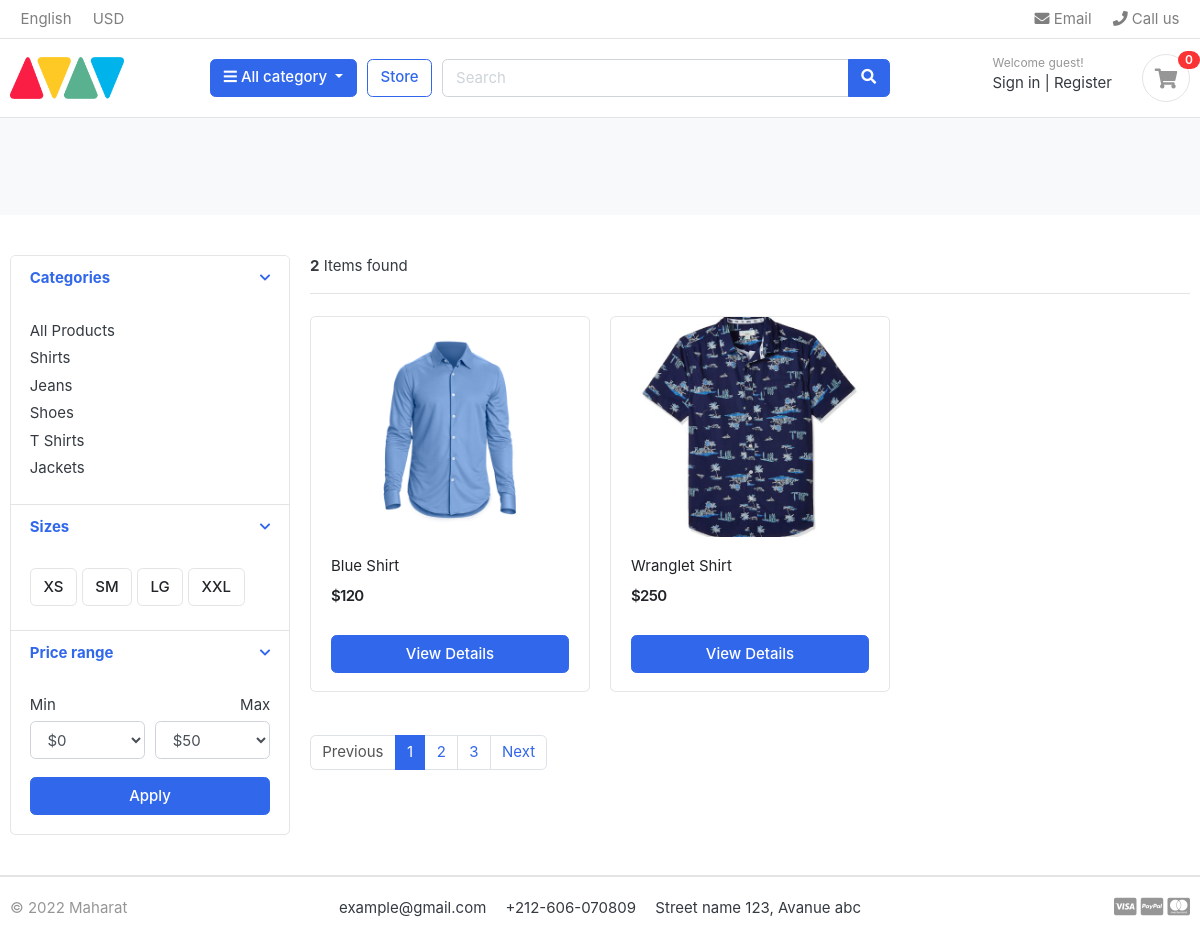
Screenshot of /store/shirts with the database file from the repository.
### category/models.py (models this page shows, shortened)
class Category(models.Model):
    category_name = models.CharField(max_length=100)
    slug = models.SlugField(max_length=100, unique=True)
    description = models.TextField(max_length=500)
    images = models.ImageField(upload_to='photos/categories')
    class Meta:
        verbose_name = "category"
        verbose_name_plural = "categories"

### store/models.py (models this page shows, shortened)
class Product(models.Model):
    product_name = models.CharField(max_length=100)
    slug = models.SlugField(max_length=100)
    description = models.TextField(max_length=500)
    images = models.ImageField(upload_to='photos/products')
    stock = models.IntegerField()
    is_available = models.BooleanField(default=True)
    price = models.IntegerField()
    date_created = models.DateTimeField(auto_now_add=True)
    date_modified = models.DateTimeField(auto_now=True)
    category = models.ForeignKey(Category, on_delete=models.CASCADE)

### store/views.py (the view)
# urls.py: path('store/', include('store.urls')),
def store(request, catslug=None):
    if catslug != None:
        products = Product.objects.filter(category__slug=catslug)
    else:
        products = Product.objects.all()
    product_count = products.count()
    context = {
        'products': products,
        'product_count': product_count
    }
    return render(request, 'store/store.html', context)

### carts/context_processors.py (called while the page is built)
def cart_count(request):
  cart_items_count = 0
  try:
    cart = Cart.objects.get(cart_id=get_session_key(request))
    cart_items = CartItem.objects.filter(cart=cart)
    for cart_item in cart_items:
      cart_items_count += cart_item.quantity
  except Cart.DoesNotExist:
    pass
  return {'cart_count': cart_items_count}

### carts/views.py (called while the page is built)
def get_session_key(request):
  cart_id = request.session.session_key
  if not cart_id:
    cart_id = request.session.create()
  return cart_id

### category/context_processors.py (called while the page is built)
def categories_menu(request):
  categories = Category.objects.all()
  context = {
    'categories': categories
  }
  return context

### templates/store/store.html (shortened to what this page needs)
{% extends "base.html" %}
{% load static %}
{% block content %}
<section class="section-pagetop bg">
    </section>
    <section class="section-content padding-y">
    <div class="container">
    <div class="row">
        <aside class="col-md-3">
    <div class="card">
        <article class="filter-group">
            <header class="card-header">
                <a href="#" data-toggle="collapse" data-target="#collapse_1" aria-expanded="true" class="">
                    <i class="icon-control fa fa-chevron-down"></i>
                    <h6 class="title">Categories</h6>
                </a>
            </header>
            <div class="filter-content collapse show" id="collapse_1" style="">
                <div class="card-body">
                    <ul class="list-menu">
                        <li><a href="{% url 'store' %}">All Products  </a></li>
                        {% for category in categories %}
                        <li><a href="{% url 'store_by_category' category.slug %}">{{category.category_name}}  </a></li>
                        {% endfor %}
                    </ul>
                </div>
            </div>
        </article>
        <article class="filter-group">
            <header class="card-header">
                <a href="#" data-toggle="collapse" data-target="#collapse_4" aria-expanded="true" class="">
                    <i class="icon-control fa fa-chevron-down"></i>
                    <h6 class="title">Sizes </h6>
                </a>
            </header>
            <div class="filter-content collapse show" id="collapse_4" style="">
                <div class="card-body">
                  <label class="checkbox-btn">
                    <span class="btn btn-light"> XS </span>
                  </label>
                  <label class="checkbox-btn">
                    <span class="btn btn-light"> SM </span>
                  </label>
                  <label class="checkbox-btn">
                    <span class="btn btn-light"> LG </span>
                  </label>
                  <label class="checkbox-btn">
                    <span class="btn btn-light"> XXL </span>
                  </label>
            </div>
            </div>
        </article>
        <article class="filter-group">
            <header class="card-header">
                <a href="#" data-toggle="collapse" data-target="#collapse_3" aria-expanded="true" class="">
                    <i class="icon-control fa fa-chevron-down"></i>
                    <h6 class="title">Price range </h6>
                </a>
            </header>
            <div class="filter-content collapse show" id="collapse_3" style="">
                <div class="card-body">
                    <div class="form-row">
                    <div class="form-group col-md-6">
                      <label>Min</label>
                          <select class="mr-2 form-control">
                            <option value="0">$0</option>
                        </select>
                    </div>
                    <div class="form-group text-right col-md-6">
                      <label>Max</label>
                          <select class="mr-2 form-control">
                            <option value="50">$50</option>
                        </select>
                    </div>
                    </div>
                    <button class="btn btn-block btn-primary">Apply</button>
                </div>
            </div>
        </article>
    </div>
        </aside>
        <main class="col-md-9">
    <header class="border-bottom mb-4 pb-3">
            <div class="form-inline">
                <span class="mr-md-auto"><b>{{product_count}}</b> Items found </span>
            </div>
    </header>
    <div class="row">
        {% for product in products %}
        <div class="col-md-4">
            <figure class="card card-product-grid">
                <div class="img-wrap">
                    <img src="{{product.images.url}}">
                </div>
                <figcaption class="info-wrap">
                    <div class="fix-height">
                        <a href="{% url 'product_details' product.category.slug product.slug %}" class="title">{{product.product_name}}</a>
                        <div class="price-wrap mt-2">
                            <span class="price">${{product.price}}</span>
                        </div>
                    </div>
                    <a href="{% url 'product_details' product.category.slug product.slug %}" class="btn btn-block btn-primary">View Details </a>
                </figcaption>
            </figure>
        </div>
        {% endfor %}
    </div>
    <nav class="mt-4" aria-label="Page navigation sample">
      <ul class="pagination">
        <li class="page-item disabled"><a class="page-link" href="#">Previous</a></li>
        <li class="page-item active"><a class="page-link" href="#">1</a></li>
        <li class="page-item"><a class="page-link" href="#">2</a></li>
        <li class="page-item"><a class="page-link" href="#">3</a></li>
        <li class="page-item"><a class="page-link" href="#">Next</a></li>
      </ul>
    </nav>
        </main>
    </div>
    </div>
    </section>
{% endblock %}

### static/css/ui.css (style rules this page uses)
html { font-family: "Inter", sans-serif; font-size: 15px; }
.img-wrap { text-align: center; display: block; }
.img-wrap img { max-width: 100%; }
.price-wrap { letter-spacing: -0.7px; }
.padding-y { padding-top: 40px; padding-bottom: 40px; }
figure { margin-bottom: 0; }
article:after, .form-group:after { display: block; clear: both; content: ""; }
.bg { background-color: #f8f9fa; }
.btn-light { background-color: #fff; border-color: #e4e4e4; }
[class*=list-] li:after { visibility: hidden; display: block; content: ""; overflow: hidden; height: 0; clear: both; }
.list-menu { list-style: none; margin: 0; padding-left: 0; }
.list-menu li { margin-bottom: 5px; }
.list-menu a { color: #343a40; }
[class*=card-product] a.title { color: #212529; display: block; }
[class*=card-product] .img-wrap { overflow: hidden; position: relative; }
[class*=card-product] .img-wrap img { height: 100%; max-width: 100%; width: auto; display: inline-block; -o-object-fit: cover; object-fit: cover; }
.card-product-grid { margin-bottom: 20px; }
.card-product-grid .img-wrap { border-radius: 0.2rem 0.2rem 0 0; height: 220px; }
.card-product-grid .info-wrap { overflow: hidden; padding: 18px 20px; }
.card-product-grid .fix-height { height: 80px; overflow: hidden; }
.card .img-wrap { overflow: hidden; }
.price { font-weight: 600; color: #212529; }
.icon-control { margin-top: 5px; float: right; font-size: 80%; }
.card-header .title { margin-bottom: 0; line-height: 1.5; }
.filter-group { border-bottom: 1px solid #e4e4e4; }
.filter-group .card-header { border-bottom: 0; }
.filter-group:last-child { border-bottom: 0; }
.checkbox-btn { position: relative; }
.section-pagetop { padding: 45px 0; }

### rows the page displays
Category: category_name "Shirts"
Category: category_name "Jeans"
Category: category_name "Shoes"
Category: category_name "T Shirts"
Category: category_name "Jackets"
Product: images (picture), product_name "Blue Shirt", price "120"
Product: images (picture), product_name "Wranglet Shirt", price "250"

### other values shown
{{ cart_count }} "0"
{{ product_count }} "2"
